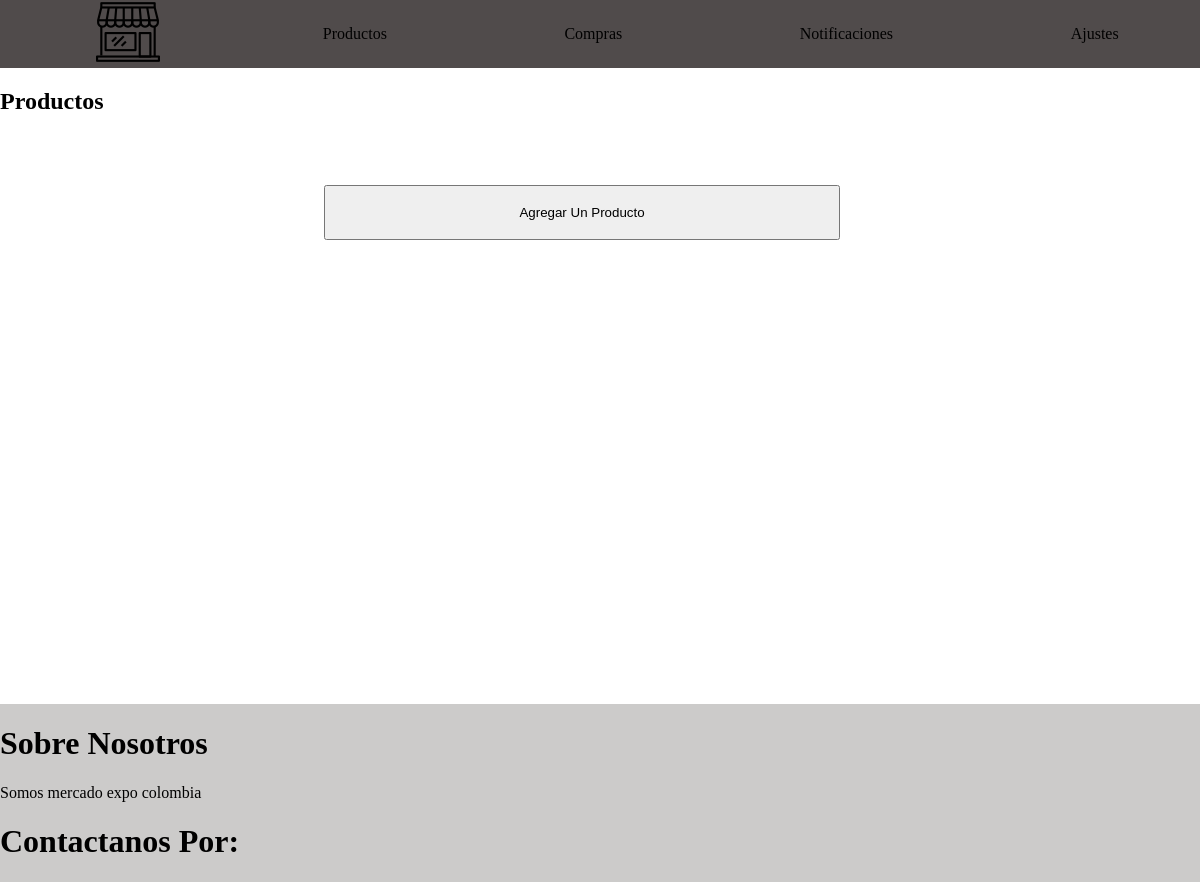
Before: /categoria/45 with the older database file.
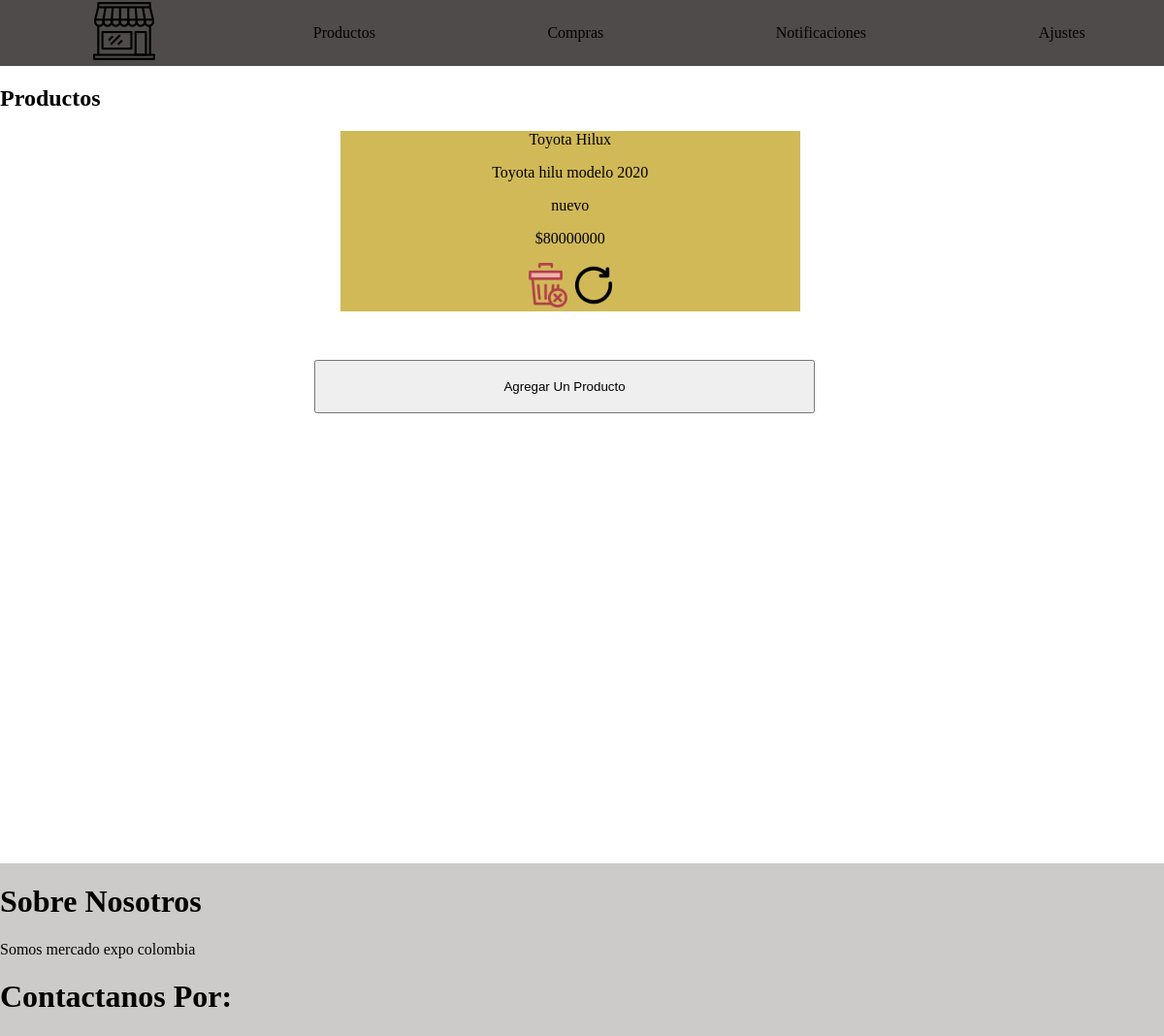
After: the same page with the newer database file.
### Productos/models.py (models this page shows)
class Productos(models.Model):
    marca=models.CharField(max_length=28, null=True)
    referencia=models.CharField(max_length=28, null=True)
    descripcion=models.TextField(null=True)
    precio=models.IntegerField(null=True)
    estado=models.CharField( max_length=10, null=True)
    categories = models.ManyToManyField(Category)

### clientes/views.py (the view)
# urls.py: path('categoria/<str:category>', categoria, name='categoria'),
def categoria(request, category):
    all_products = Productos.objects.all()
    productos = Productos.objects.filter(categories__code=category)
    return render(request, 'categoria.html', {'all_products': productos, 'category': category})

### tienda_online/Templates/categoria.html (shortened to what this page needs)
{% extends 'base.html' %}
{% load static %}
{% block link %}
<link rel="stylesheet" href="{% static 'css/index.css' %}">
{% endblock link %}
{% block content %}
<div id="productos">
    <h2>Productos</h2>
            {% for producto in all_products %}
            <div id="target">
                <p>{{producto.marca}} {{producto.referencia}}</p>
                <p>{{ producto.descripcion }}</p>
                <p>{{producto.estado}}</p>
                <p>${{ producto.precio }}</p>
                <div id="Img">
                    <a href="{% url 'borrar' producto.id %}" id="link_img">
                        <img src="{% static 'img/eliminar.png' %}" alt="Eliminar">
                    </a>
                    <a href="{% url 'actualizar' producto.id %}"id="link_img">
                    <img src="{% static 'img/actualizar.png' %}" alt="">
                    </a>
                </div>
            </div>
            {% endfor %}
    </div>
</div>
<a href="{% url 'crear' category  %}"><button id="agregar"> Agregar Un Producto </button></a>
{% endblock content %}

Changed rows visible on the page:
added Productos: marca "Toyota", referencia "Hilux", descripcion "Toyota hilu modelo 2020", estado "nuevo", precio "80000000"
